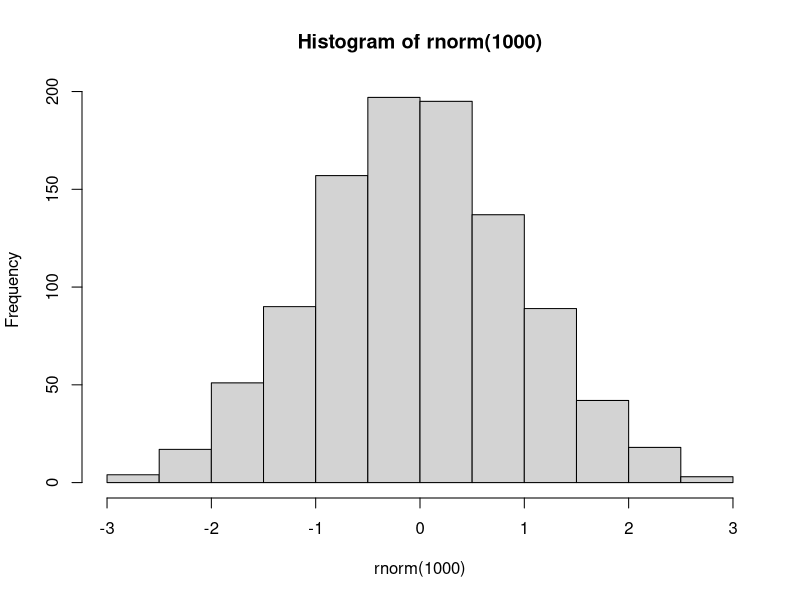

Here is the R script that generated this plot:
## ---- chunk 1
knitr::opts_chunk$set(echo = FALSE)
## ---- chunk 2
hist(rnorm(1000))

